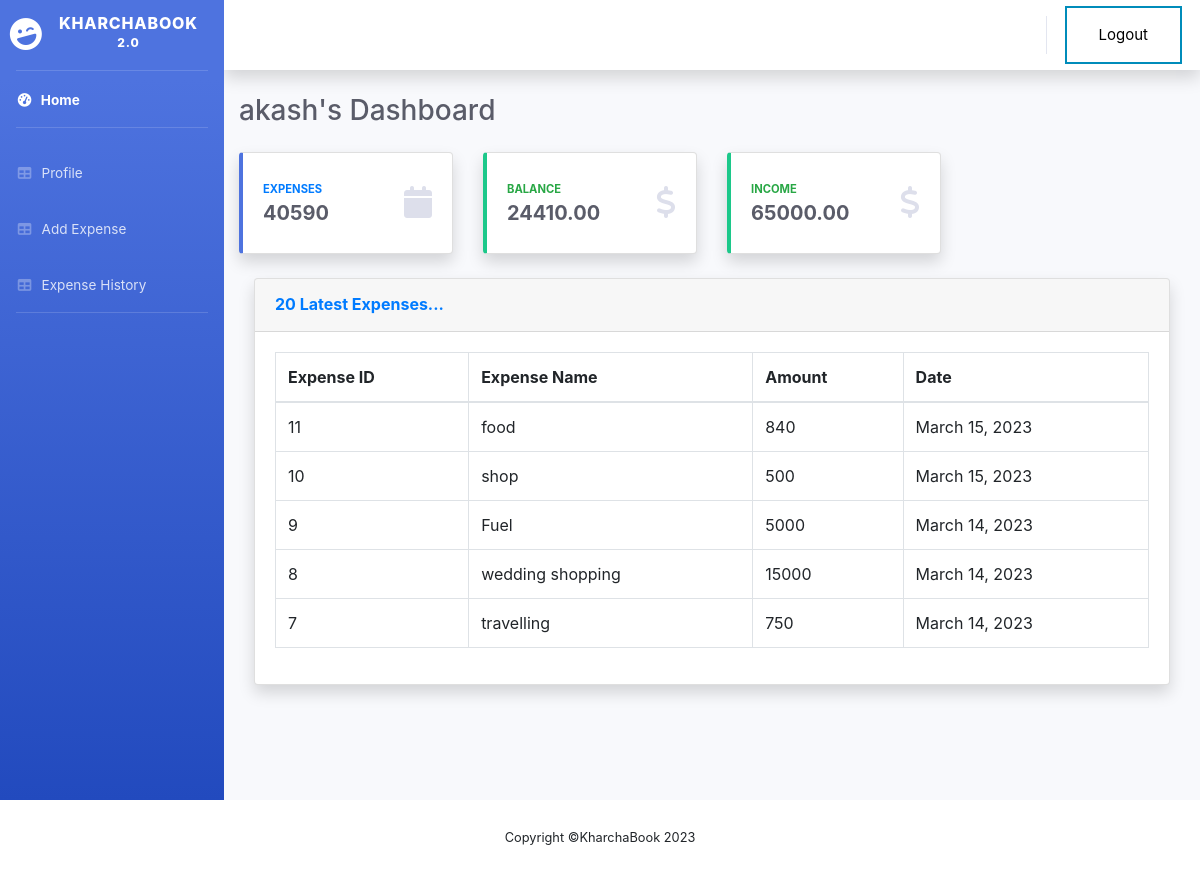
/home/ (signed in), run on an earlier commit of the app's database.
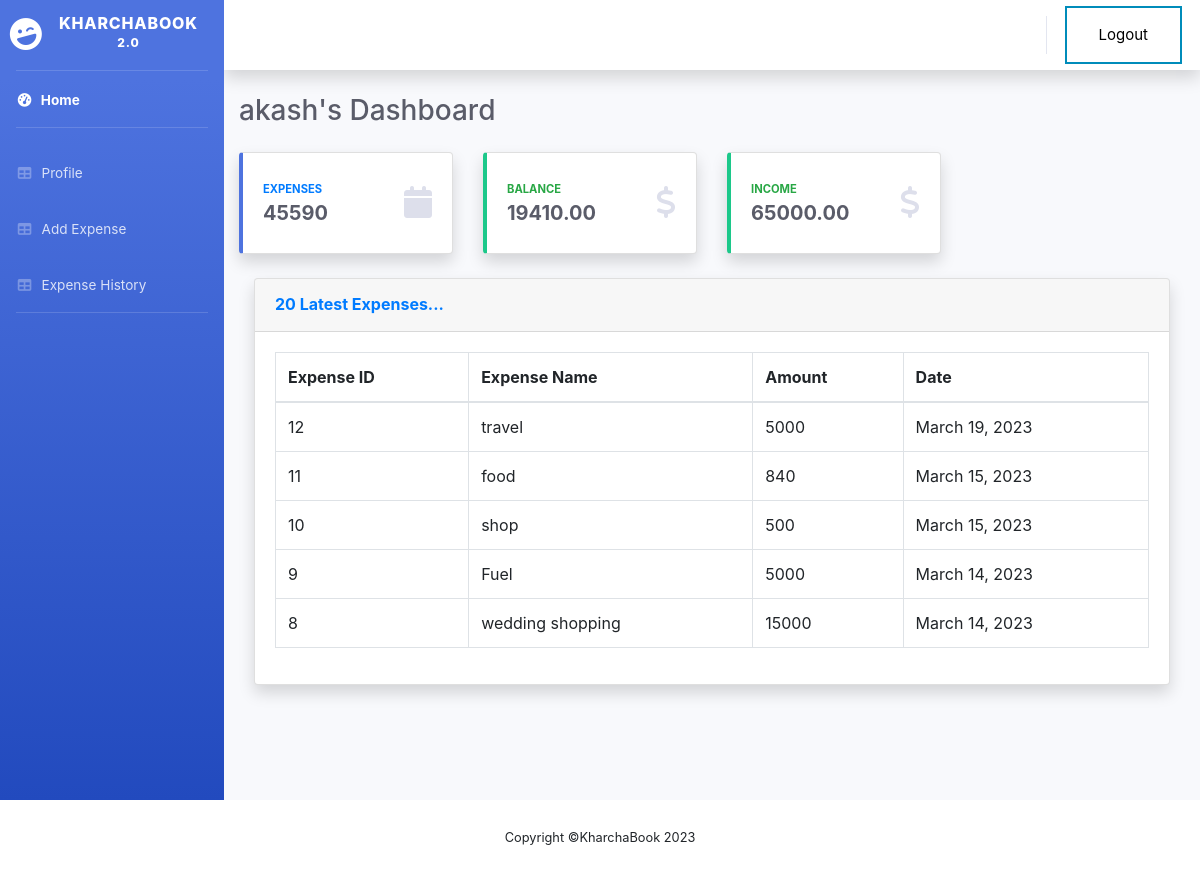
And on a later commit of the database.
### home/models.py (models this page shows, shortened)
class Expense(models.Model):
    user = models.ForeignKey(User, default=1, on_delete=models.CASCADE)
    profile = models.ForeignKey(Profile, on_delete=models.CASCADE, related_name='expenses')
    name = models.CharField(max_length=100)
    amount = models.CharField(max_length=10)
    date = models.DateField(default=now)

### home/views.py (the view)
# urls.py: 2. Add a URL to urlpatterns:  path('', views.home, name='home')
@login_required(login_url = 'login')
def home(request):
	expenses = Expense.objects.none()
	top_five_expense = Expense.objects.none()
	try:
		profile = request.user.profile
		expenses = Expense.objects.filter(profile=profile).order_by('-id')
		top_five_expense = expenses[:5]
		income = profile.income if profile.income is not None else 0
		amounts = [int(expense.amount) for expense in expenses]
		total_expense = sum(amounts)
		balance = income - total_expense
	except Profile.DoesNotExist:
		profile = "New User"
		income = 0
		total_expense = 0
		balance = 0
	context = {
		"income": income,
		"total_expense": total_expense,
		"balance":balance,
		"profile":profile,
		"expenses_count": expenses.count(),
		"top_five_expense":top_five_expense,
	}
	return render(request, 'home.html',context)

### home/models.py (called while the page is built)
    def __str__(self):
        return self.user.username

### templates/home.html (shortened to what the changed rows need)
{% extends 'base.html' %}
{% load static %}
{% block content %}
<body id="page-top">
    <div id="wrapper">
        <div id="content-wrapper" class="d-flex flex-column">
            <div id="content">
                <div class="container-fluid">
                    <div class="d-sm-flex align-items-center justify-content-between mb-4">
                        <b><h1 class="h3 mb-0 text-gray-800">{{profile}}'s Dashboard</h1></b>
                    </div>
                        <div class="row">
                            <div class="col-xl-3 col-md-6 mb-4">
                                <div class="card border-left-primary shadow h-100 py-2">
                                    <div class="card-body">
                                        <div class="row no-gutters align-items-center">
                                            <div class="col mr-2">
                                                <div class="text-xs font-weight-bold text-primary text-uppercase mb-1">
                                                    Expenses</div>
                                                <div class="h5 mb-0 font-weight-bold text-gray-800">{{total_expense}}</div>
                                            </div>
                                        </div>
                                    </div>
                                </div>
                            </div>
                            <div class="col-xl-3 col-md-6 mb-4">
                                <div class="card border-left-success shadow h-100 py-2">
                                    <div class="card-body">
                                        <div class="row no-gutters align-items-center">
                                            <div class="col mr-2">
                                                <div class="text-xs font-weight-bold text-success text-uppercase mb-1">
                                                    Balance</div>
                                                <div class="h5 mb-0 font-weight-bold text-gray-800">{{balance}}</div>
                                            </div>
                                        </div>
                                    </div>
                                </div>
                            </div>
                        </div>
                        <div class="container-fluid">
                            <div class="card shadow mb-4">
                                    <div class="card-body">
                                        <div class="table-responsive">
                                            <table class="table table-bordered" id="dataTable" width="100%" cellspacing="0">
                                                <thead>
                                                    <tr>
                                                        <th scope="col">Expense ID</th>
                                                        <th scope="col">Expense Name</th>
                                                        <th scope="col">Amount</th>
                                                        <th scope="col">Date</th>
                                                    </tr>
                                                </thead>
                                                <tfoot>
                                                    <tbody>
                                                        {% for expense in top_five_expense %}
                                                        <tr>
                                                            <td>{{expense.id}}</td>
                                                            <td>{{expense.name}}</td>
                                                            <td>{{expense.amount}}</td>
                                                            <td>{{expense.date}}</td>
                                                        </tr>
                                                        {% endfor %}
                                                    </tbody>
                                                </tfoot>
                                            </table>
                                        </div>
                                    </div>
                                </div>
                            </div>
                        </div>
                </div>
        </div>
    </div>
</body>
{% endblock %}

What changed in the data, as far as the page shows it:
no longer on this page (row unchanged): Expense: id "7", name "travelling", amount "750", date "March 14, 2023"
added Expense: id "12", name "travel", amount "5000", date "March 19, 2023"
Also different on the page:
{{ total_expense }}: "40590" → "45590"
{{ balance }}: "24410.00" → "19410.00"
